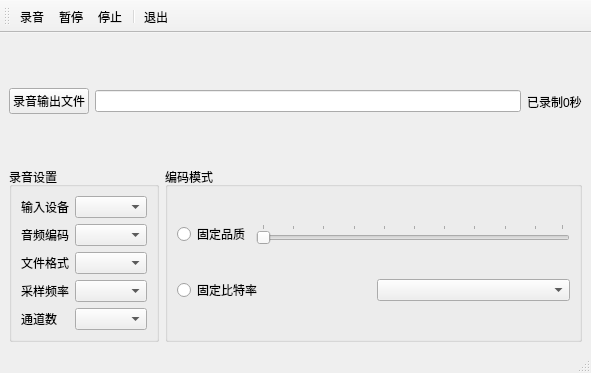
<?xml version="1.0" encoding="UTF-8"?>
<ui version="4.0">
 <class>MainWindow</class>
 <widget class="QMainWindow" name="MainWindow">
  <property name="geometry">
   <rect>
    <x>0</x>
    <y>0</y>
    <width>591</width>
    <height>373</height>
   </rect>
  </property>
  <property name="windowTitle">
   <string>MainWindow</string>
  </property>
  <widget class="QWidget" name="centralwidget">
   <layout class="QVBoxLayout" name="verticalLayout_3">
    <item>
     <layout class="QHBoxLayout" name="horizontalLayout">
      <item>
       <widget class="QPushButton" name="pushButton_recodeOutputFile">
        <property name="text">
         <string>录音输出文件</string>
        </property>
       </widget>
      </item>
      <item>
       <widget class="QLineEdit" name="lineEdit"/>
      </item>
      <item>
       <widget class="QLabel" name="label">
        <property name="text">
         <string>已录制0秒</string>
        </property>
       </widget>
      </item>
     </layout>
    </item>
    <item>
     <layout class="QHBoxLayout" name="horizontalLayout_9">
      <item>
       <widget class="QGroupBox" name="groupBox_recordDevice">
        <property name="title">
         <string>录音设置</string>
        </property>
        <layout class="QVBoxLayout" name="verticalLayout_2">
         <item>
          <layout class="QHBoxLayout" name="horizontalLayout_2">
           <item>
            <widget class="QLabel" name="label_2">
             <property name="text">
              <string>输入设备</string>
             </property>
            </widget>
           </item>
           <item>
            <widget class="QComboBox" name="comboBox_inputDevice"/>
           </item>
          </layout>
         </item>
         <item>
          <layout class="QHBoxLayout" name="horizontalLayout_3">
           <item>
            <widget class="QLabel" name="label_3">
             <property name="text">
              <string>音频编码</string>
             </property>
            </widget>
           </item>
           <item>
            <widget class="QComboBox" name="comboBox_voiceEncode"/>
           </item>
          </layout>
         </item>
         <item>
          <layout class="QHBoxLayout" name="horizontalLayout_4">
           <item>
            <widget class="QLabel" name="label_4">
             <property name="text">
              <string>文件格式</string>
             </property>
            </widget>
           </item>
           <item>
            <widget class="QComboBox" name="comboBox_fileFormat"/>
           </item>
          </layout>
         </item>
         <item>
          <layout class="QHBoxLayout" name="horizontalLayout_5">
           <item>
            <widget class="QLabel" name="label_5">
             <property name="text">
              <string>采样频率</string>
             </property>
            </widget>
           </item>
           <item>
            <widget class="QComboBox" name="comboBox_sampleFrequency"/>
           </item>
          </layout>
         </item>
         <item>
          <layout class="QHBoxLayout" name="horizontalLayout_6">
           <item>
            <widget class="QLabel" name="label_6">
             <property name="text">
              <string>通道数</string>
             </property>
            </widget>
           </item>
           <item>
            <widget class="QComboBox" name="comboBox_channelCnt"/>
           </item>
          </layout>
         </item>
        </layout>
       </widget>
      </item>
      <item>
       <widget class="QGroupBox" name="groupBox_decodeMode">
        <property name="title">
         <string>编码模式</string>
        </property>
        <layout class="QVBoxLayout" name="verticalLayout">
         <item>
          <layout class="QHBoxLayout" name="horizontalLayout_7">
           <item>
            <widget class="QRadioButton" name="radioButton_fixQuality">
             <property name="text">
              <string>固定品质</string>
             </property>
            </widget>
           </item>
           <item>
            <widget class="QSlider" name="horizontalSlider_quality">
             <property name="tracking">
              <bool>true</bool>
             </property>
             <property name="orientation">
              <enum>Qt::Horizontal</enum>
             </property>
             <property name="invertedAppearance">
              <bool>false</bool>
             </property>
             <property name="invertedControls">
              <bool>false</bool>
             </property>
             <property name="tickPosition">
              <enum>QSlider::TicksAbove</enum>
             </property>
             <property name="tickInterval">
              <number>10</number>
             </property>
            </widget>
           </item>
          </layout>
         </item>
         <item>
          <layout class="QHBoxLayout" name="horizontalLayout_8">
           <item>
            <widget class="QRadioButton" name="radioButton_fixBitRate">
             <property name="text">
              <string>固定比特率</string>
             </property>
            </widget>
           </item>
           <item>
            <widget class="QComboBox" name="comboBox_byteRate"/>
           </item>
          </layout>
         </item>
        </layout>
       </widget>
      </item>
     </layout>
    </item>
   </layout>
  </widget>
  <widget class="QMenuBar" name="menubar">
   <property name="geometry">
    <rect>
     <x>0</x>
     <y>0</y>
     <width>591</width>
     <height>25</height>
    </rect>
   </property>
  </widget>
  <widget class="QStatusBar" name="statusbar"/>
  <widget class="QToolBar" name="toolBar">
   <property name="windowTitle">
    <string>toolBar</string>
   </property>
   <attribute name="toolBarArea">
    <enum>TopToolBarArea</enum>
   </attribute>
   <attribute name="toolBarBreak">
    <bool>false</bool>
   </attribute>
   <addaction name="action_record"/>
   <addaction name="action_pause"/>
   <addaction name="action_stop"/>
   <addaction name="separator"/>
   <addaction name="action_quit"/>
  </widget>
  <action name="action_record">
   <property name="text">
    <string>录音</string>
   </property>
   <property name="toolTip">
    <string>录音</string>
   </property>
   <property name="menuRole">
    <enum>QAction::NoRole</enum>
   </property>
  </action>
  <action name="action_pause">
   <property name="text">
    <string>暂停</string>
   </property>
   <property name="toolTip">
    <string>暂停</string>
   </property>
   <property name="menuRole">
    <enum>QAction::NoRole</enum>
   </property>
  </action>
  <action name="action_stop">
   <property name="text">
    <string>停止</string>
   </property>
   <property name="toolTip">
    <string>停止</string>
   </property>
   <property name="menuRole">
    <enum>QAction::NoRole</enum>
   </property>
  </action>
  <action name="action_quit">
   <property name="text">
    <string>退出</string>
   </property>
   <property name="toolTip">
    <string>退出</string>
   </property>
   <property name="menuRole">
    <enum>QAction::NoRole</enum>
   </property>
  </action>
 </widget>
 <tabstops>
  <tabstop>comboBox_inputDevice</tabstop>
  <tabstop>comboBox_voiceEncode</tabstop>
  <tabstop>comboBox_fileFormat</tabstop>
  <tabstop>comboBox_sampleFrequency</tabstop>
  <tabstop>comboBox_channelCnt</tabstop>
  <tabstop>radioButton_fixQuality</tabstop>
  <tabstop>horizontalSlider_quality</tabstop>
  <tabstop>radioButton_fixBitRate</tabstop>
  <tabstop>comboBox_byteRate</tabstop>
 </tabstops>
 <resources/>
 <connections>
  <connection>
   <sender>action_quit</sender>
   <signal>triggered()</signal>
   <receiver>MainWindow</receiver>
   <slot>close()</slot>
   <hints>
    <hint type="sourcelabel">
     <x>-1</x>
     <y>-1</y>
    </hint>
    <hint type="destinationlabel">
     <x>399</x>
     <y>299</y>
    </hint>
   </hints>
  </connection>
 </connections>
</ui>
